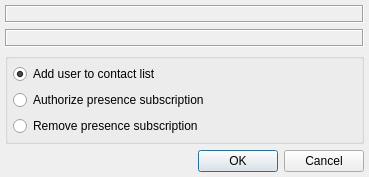
<ui version="4.0" >
 <class>SubscriptionDialogClass</class>
 <widget class="QDialog" name="SubscriptionDialogClass" >
  <property name="geometry" >
   <rect>
    <x>0</x>
    <y>0</y>
    <width>369</width>
    <height>173</height>
   </rect>
  </property>
  <property name="windowTitle" >
   <string>Subscription request</string>
  </property>
  <layout class="QVBoxLayout" name="lytMainLayout" >
   <property name="margin" >
    <number>5</number>
   </property>
   <item>
    <widget class="QLabel" name="lblNotify" >
     <property name="frameShape" >
      <enum>QFrame::Box</enum>
     </property>
     <property name="frameShadow" >
      <enum>QFrame::Sunken</enum>
     </property>
     <property name="text" >
      <string/>
     </property>
     <property name="textFormat" >
      <enum>Qt::PlainText</enum>
     </property>
     <property name="alignment" >
      <set>Qt::AlignCenter</set>
     </property>
     <property name="wordWrap" >
      <bool>true</bool>
     </property>
    </widget>
   </item>
   <item>
    <widget class="QLabel" name="lblMessage" >
     <property name="frameShape" >
      <enum>QFrame::Box</enum>
     </property>
     <property name="frameShadow" >
      <enum>QFrame::Sunken</enum>
     </property>
     <property name="textFormat" >
      <enum>Qt::PlainText</enum>
     </property>
     <property name="wordWrap" >
      <bool>true</bool>
     </property>
     <property name="textInteractionFlags" >
      <set>Qt::NoTextInteraction</set>
     </property>
    </widget>
   </item>
   <item>
    <widget class="QGroupBox" name="grbActions" >
     <property name="sizePolicy" >
      <sizepolicy vsizetype="Expanding" hsizetype="Preferred" >
       <horstretch>0</horstretch>
       <verstretch>0</verstretch>
      </sizepolicy>
     </property>
     <property name="title" >
      <string/>
     </property>
     <layout class="QVBoxLayout" name="lytActionsLayout" >
      <property name="margin" >
       <number>5</number>
      </property>
      <item>
       <widget class="QRadioButton" name="rbtAddToRoster" >
        <property name="text" >
         <string>Add user to contact list</string>
        </property>
        <property name="checked" >
         <bool>true</bool>
        </property>
       </widget>
      </item>
      <item>
       <widget class="QRadioButton" name="rbtSendAndRequest" >
        <property name="text" >
         <string>Authorize presence subscription</string>
        </property>
        <property name="checked" >
         <bool>false</bool>
        </property>
       </widget>
      </item>
      <item>
       <widget class="QRadioButton" name="rbtRemoveAndRefuse" >
        <property name="text" >
         <string>Remove presence subscription</string>
        </property>
       </widget>
      </item>
     </layout>
    </widget>
   </item>
   <item>
    <widget class="QDialogButtonBox" name="btbDialogButtons" >
     <property name="standardButtons" >
      <set>QDialogButtonBox::Cancel|QDialogButtonBox::Ok</set>
     </property>
    </widget>
   </item>
  </layout>
  <zorder>lblNotify</zorder>
  <zorder>btbDialogButtons</zorder>
  <zorder>lblMessage</zorder>
  <zorder>grbActions</zorder>
 </widget>
 <layoutdefault spacing="6" margin="11" />
 <resources/>
 <connections/>
</ui>
